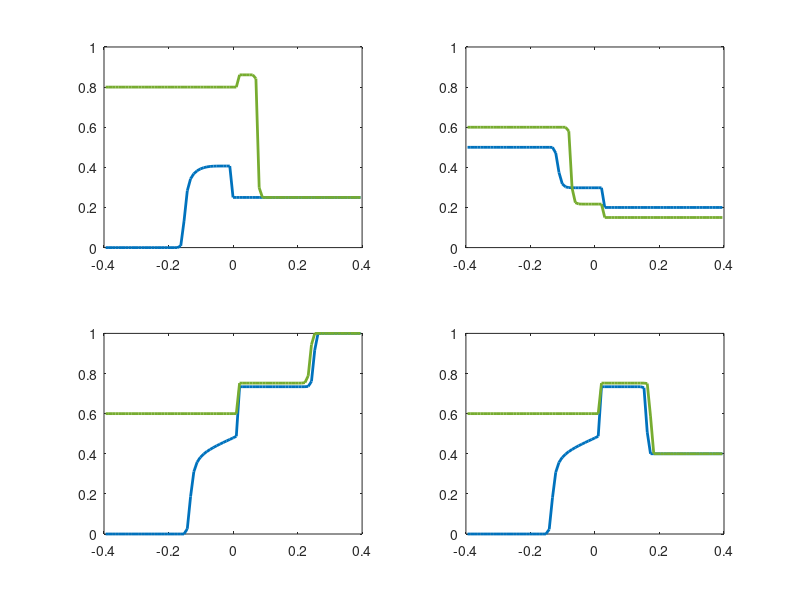

MATLAB code to generate this figure:
%% RISULTATI KAASSCHIETER
clear all
close all
clc

nx= 80;

A=-0.4;
B=0.4;

h = (B-A)/nx;

x=linspace(A+h/2,B-h/2,nx-1);

yy = linspace (0,1,nx);

%% 1a T=1

figure()

% cfl = 1.4
subplot(2,2,1)

v1 = [ 0, 0, 0, 0, 0, 0, 0, 0, 0, 0, 0, 0, 0, 0, 0, 0, 0, 0, 4.8603e-250, 3.9824e-96, 3.08268e-37, 1.0618e-14, 4.49497e-06, 0.00876535, 0.132462, 0.283396, 0.342814, 0.368552, 0.382969, 0.392187, 0.398306, 0.402246, 0.404581, 0.405797, 0.406332, 0.406523, 0.406576, 0.406587, 0.406588, 0.25, 0.25, 0.25, 0.25, 0.25, 0.25, 0.25, 0.25, 0.25, 0.25, 0.25, 0.25, 0.25, 0.25, 0.25, 0.25, 0.25, 0.25, 0.25, 0.25, 0.25, 0.25, 0.25, 0.25, 0.25, 0.25, 0.25, 0.25, 0.25, 0.25, 0.25, 0.25, 0.25, 0.25, 0.25, 0.25, 0.25, 0.25, 0.25, 0.25 ];
plot (x, v1,'Linewidth',2)
hold on
plot (0,yy,'--', 'Linewidth',2)

axis([-0.4 0.4 0 1])

%% 1b

subplot(2,2,2)

v1 = [ 0.5, 0.5, 0.5, 0.5, 0.5, 0.5, 0.5, 0.5, 0.5, 0.5, 0.5, 0.5, 0.5, 0.5, 0.5, 0.5, 0.5, 0.5, 0.5, 0.5, 0.5, 0.5, 0.5, 0.5, 0.5, 0.5, 0.49966, 0.471618, 0.373809, 0.317627, 0.302541, 0.29906, 0.298304, 0.298153, 0.298128, 0.298125, 0.298125, 0.298125, 0.298125, 0.298125, 0.298125, 0.298125, 0.2, 0.2, 0.2, 0.2, 0.2, 0.2, 0.2, 0.2, 0.2, 0.2, 0.2, 0.2, 0.2, 0.2, 0.2, 0.2, 0.2, 0.2, 0.2, 0.2, 0.2, 0.2, 0.2, 0.2, 0.2, 0.2, 0.2, 0.2, 0.2, 0.2, 0.2, 0.2, 0.2, 0.2, 0.2, 0.2, 0.2 ];

plot (x, v1,'Linewidth',2)
hold on
plot (0,yy,'--', 'Linewidth',2)
axis([-0.4 0.4 0 1])

%% 2a

subplot(2,2,3)

v1 = [ 0, 0, 0, 0, 0, 0, 0, 0, 0, 0, 0, 0, 0, 0, 0, 0, 0, 0, 0, 0, 3.05027e-194, 1.5924e-74, 7.08797e-29, 1.82718e-11, 8.01607e-05, 0.0259373, 0.186441, 0.310245, 0.358137, 0.38249, 0.398654, 0.411177, 0.421776, 0.431234, 0.439959, 0.448195, 0.4561, 0.463799, 0.471409, 0.479083, 0.487158, 0.734107, 0.734107, 0.734107, 0.734107, 0.734107, 0.734107, 0.734107, 0.734107, 0.734107, 0.734107, 0.734107, 0.734107, 0.734107, 0.734107, 0.734107, 0.734107, 0.734107, 0.734107, 0.734107, 0.734111, 0.734193, 0.735652, 0.760315, 0.916598, 0.99923, 1, 1, 1, 1, 1, 1, 1, 1, 1, 1, 1, 1, 1 ];

plot (x, v1,'Linewidth',2)
hold on
plot (0,yy,'--', 'Linewidth',2)
axis([-0.4 0.4 0 1])

%% 2b

subplot(2,2,4)

v1 = [ 0, 0, 0, 0, 0, 0, 0, 0, 0, 0, 0, 0, 0, 0, 0, 0, 0, 0, 0, 0, 2.66008e-200, 7.83563e-77, 9.35283e-30, 8.44326e-12, 5.97336e-05, 0.0232844, 0.180643, 0.307921, 0.35715, 0.381927, 0.398269, 0.410887, 0.421546, 0.431046, 0.439804, 0.448066, 0.455995, 0.463715, 0.471343, 0.479036, 0.487129, 0.734107, 0.734107, 0.734107, 0.734107, 0.734107, 0.734107, 0.734107, 0.734107, 0.734107, 0.734107, 0.734107, 0.734106, 0.734085, 0.729459, 0.507816, 0.4, 0.4, 0.4, 0.4, 0.4, 0.4, 0.4, 0.4, 0.4, 0.4, 0.4, 0.4, 0.4, 0.4, 0.4, 0.4, 0.4, 0.4, 0.4, 0.4, 0.4, 0.4, 0.4 ];

plot (x, v1,'Linewidth',2)
hold on
plot (0,yy,'--', 'Linewidth',2)
axis([-0.4 0.4 0 1])


%% 3a

subplot(2,2,1)

v1 = [ 0.8, 0.8, 0.8, 0.8, 0.8, 0.8, 0.8, 0.8, 0.8, 0.8, 0.8, 0.8, 0.8, 0.8, 0.8, 0.8, 0.8, 0.8, 0.8, 0.8, 0.8, 0.8, 0.8, 0.8, 0.8, 0.8, 0.8, 0.8, 0.8, 0.8, 0.8, 0.8, 0.8, 0.8, 0.8, 0.8, 0.8, 0.8, 0.8, 0.8, 0.8, 0.861025, 0.861025, 0.861025, 0.861025, 0.860986, 0.842727, 0.298048, 0.25, 0.25, 0.25, 0.25, 0.25, 0.25, 0.25, 0.25, 0.25, 0.25, 0.25, 0.25, 0.25, 0.25, 0.25, 0.25, 0.25, 0.25, 0.25, 0.25, 0.25, 0.25, 0.25, 0.25, 0.25, 0.25, 0.25, 0.25, 0.25, 0.25, 0.25 ];

plot (x, v1,'Linewidth',2)
hold on
plot (0,yy,'--', 'Linewidth',2)
axis([-0.4 0.4 0 1])

%% 3b
subplot(2,2,2)

v1 = [ 0.6, 0.6, 0.6, 0.6, 0.6, 0.6, 0.6, 0.6, 0.6, 0.6, 0.6, 0.6, 0.6, 0.6, 0.6, 0.6, 0.6, 0.6, 0.6, 0.6, 0.6, 0.6, 0.6, 0.6, 0.6, 0.6, 0.6, 0.6, 0.6, 0.6, 0.6, 0.580262, 0.296315, 0.224091, 0.217499, 0.216829, 0.216763, 0.216757, 0.216756, 0.216756, 0.216756, 0.216756, 0.15, 0.15, 0.15, 0.15, 0.15, 0.15, 0.15, 0.15, 0.15, 0.15, 0.15, 0.15, 0.15, 0.15, 0.15, 0.15, 0.15, 0.15, 0.15, 0.15, 0.15, 0.15, 0.15, 0.15, 0.15, 0.15, 0.15, 0.15, 0.15, 0.15, 0.15, 0.15, 0.15, 0.15, 0.15, 0.15, 0.15 ];

plot (x, v1,'Linewidth',2)
hold on
plot (0,yy,'--', 'Linewidth',2)
axis([-0.4 0.4 0 1])


%% 4a

subplot(2,2,3)

v1 = [ 0.6, 0.6, 0.6, 0.6, 0.6, 0.6, 0.6, 0.6, 0.6, 0.6, 0.6, 0.6, 0.6, 0.6, 0.6, 0.6, 0.6, 0.6, 0.6, 0.6, 0.6, 0.6, 0.6, 0.6, 0.6, 0.6, 0.6, 0.6, 0.6, 0.6, 0.6, 0.6, 0.6, 0.6, 0.6, 0.6, 0.6, 0.6, 0.6, 0.6, 0.6, 0.752222, 0.752222, 0.752222, 0.752222, 0.752222, 0.752222, 0.752222, 0.752222, 0.752222, 0.752222, 0.752222, 0.752222, 0.752222, 0.752222, 0.752222, 0.752222, 0.752222, 0.752222, 0.752228, 0.752337, 0.754395, 0.788326, 0.943756, 0.999729, 1, 1, 1, 1, 1, 1, 1, 1, 1, 1, 1, 1, 1, 1 ];

plot (x, v1,'Linewidth',2)
hold on
plot (0,yy,'--', 'Linewidth',2)
axis([-0.4 0.4 0 1])


%% 4b

subplot(2,2,4)

v1 = [ 0.6, 0.6, 0.6, 0.6, 0.6, 0.6, 0.6, 0.6, 0.6, 0.6, 0.6, 0.6, 0.6, 0.6, 0.6, 0.6, 0.6, 0.6, 0.6, 0.6, 0.6, 0.6, 0.6, 0.6, 0.6, 0.6, 0.6, 0.6, 0.6, 0.6, 0.6, 0.6, 0.6, 0.6, 0.6, 0.6, 0.6, 0.6, 0.6, 0.6, 0.6, 0.752222, 0.752222, 0.752222, 0.752222, 0.752222, 0.752222, 0.752222, 0.752222, 0.752222, 0.752222, 0.752222, 0.752222, 0.752222, 0.7522, 0.750137, 0.588007, 0.4, 0.4, 0.4, 0.4, 0.4, 0.4, 0.4, 0.4, 0.4, 0.4, 0.4, 0.4, 0.4, 0.4, 0.4, 0.4, 0.4, 0.4, 0.4, 0.4, 0.4, 0.4 ];

plot (x, v1,'Linewidth',2)
hold on
plot (0,yy,'--', 'Linewidth',2)
axis([-0.4 0.4 0 1])

